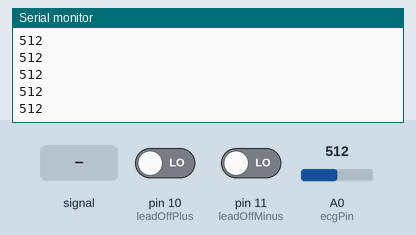
The sketch below on a simulated Arduino Uno, built with avr-gcc and run on an emulated ATmega328P. Parts: the last lines printed to the serial monitor. Inputs (shaded band) come from the test bench; at power-on: A0 (ecgPin) = 512, pin 10 (leadOffPlus) LOW, pin 11 (leadOffMinus) LOW.

Above: at 1.2 s.
1.3 s: A0 (ecgPin) fed a 200 Hz sine of ±81 counts around its level
At 1.8 s:
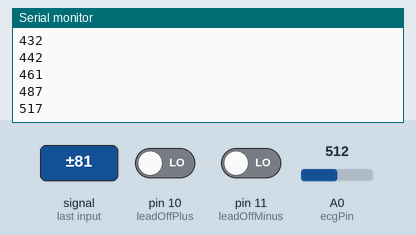
2.8 s: A0 (ecgPin) set to 716
At 3.4 s:
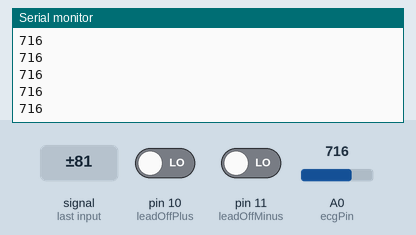
4.3 s: pin 10 (leadOffPlus) driven HIGH
At 5.2 s:
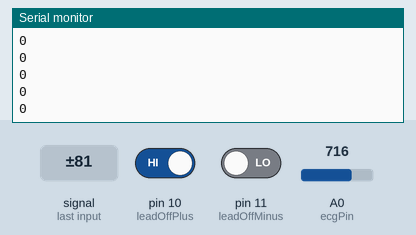
Timing chart, 0 to 7.3 s (numbered marks = the images above; inputs shaded):
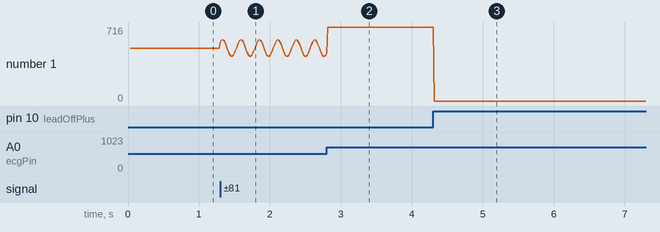

Measured:
- after the input at 1.3 s, the serial monitor: prints a new line at once (image 1)
- after the input at 2.8 s, the serial monitor: prints a new line at once (image 2)
- after the input at 4.3 s, the serial monitor: prints a new line at once (image 3)
- plotted number 1: 512 → 461 after the input at 1.3 s, 461 → 716 after the input at 2.8 s, 716 → 0 after the input at 4.3 s

The sketch:

heart_monitor.ino
```cpp
// -------------------------------------------
//   ECG Monitoring Using Arduino + AD8232
//   Clean Graph + Lead-Off Detection
// -------------------------------------------

int ecgPin = A0;        // AD8232 OUTPUT → A0
int leadOffPlus = 10;   // LO+  → 10
int leadOffMinus = 11;  // LO-  → 11

void setup() {
  Serial.begin(9600);
  pinMode(ecgPin, INPUT);
  pinMode(leadOffPlus, INPUT);
  pinMode(leadOffMinus, INPUT);

  Serial.println("ECG Monitoring Started...");
}

void loop() {

  // If electrodes are not attached properly
  if (digitalRead(leadOffPlus) == 1 || digitalRead(leadOffMinus) == 1) {
    Serial.println(0);   // show flat line if lead is off
    return;
  }

  // Read analog ECG value
  int ecgValue = analogRead(ecgPin);

  // Print value to Serial Plotter
  Serial.println(ecgValue);

  delay(15);  // controls graph speed (10–20 ms is best)
}
```
